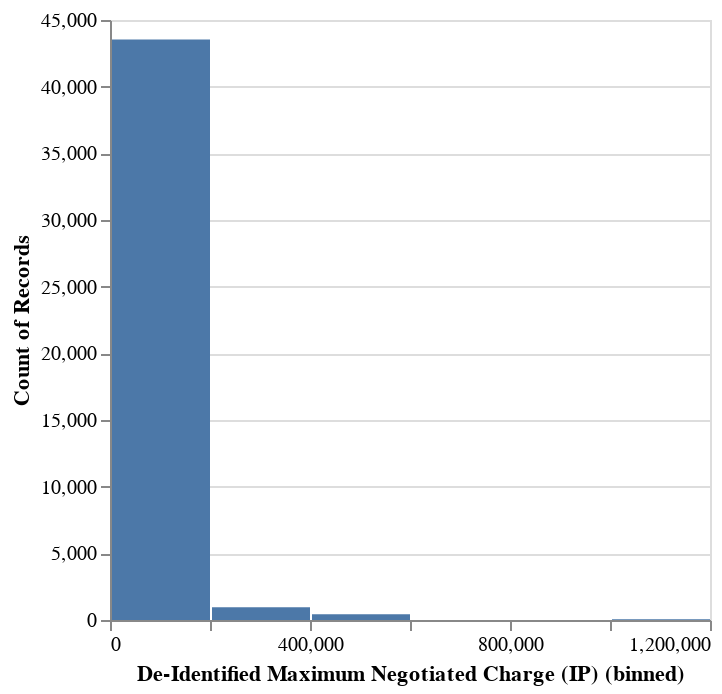

Source (notebook cell):
### Code cell
# Create a histogram of Discounted Cash Price
alt.Chart(bellevue.to_arrow()).mark_bar().encode(
    alt.X("De-Identified Maximum Negotiated Charge (IP):Q", bin=True),
    y='count()'
)

### Figure 1 — Vega specification as saved in the notebook (floating-point values rounded to 4 significant figures)
{"$schema": "https://vega.github.io/schema/vega/v5.json", "data": [{"name": "source_0", "values": [{"__count": 961, "bin_maxbins_10_De-Identified Maximum Negotiated Charge (IP)": 200000.0, "bin_maxbins_10_De-Identified Maximum Negotiated Charge (IP)_end": 400000.0}, {"__count": 425, "bin_maxbins_10_De-Identified Maximum Negotiated Charge (IP)": 400000.0, "bin_maxbins_10_De-Identified Maximum Negotiated Charge (IP)_end": 600000.0}, {"__count": 43535, "bin_maxbins_10_De-Identified Maximum Negotiated Charge (IP)": 0.0, "bin_maxbins_10_De-Identified Maximum Negotiated Charge (IP)_end": 200000.0}, {"__count": 61, "bin_maxbins_10_De-Identified Maximum Negotiated Charge (IP)": 1000000.0, "bin_maxbins_10_De-Identified Maximum Negotiated Charge (IP)_end": 1200000.0}]}, {"name": "source_0_y_domain___count", "values": [{"min": 61, "max": 43535}]}], "signals": [{"name": "bin_maxbins_10_De_Identified_Maximum_Negotiated_Charge__IP__bins", "value": {"fields": ["De-Identified Maximum Negotiated Charge (IP)"], "fname": "bin_De-Identified Maximum Negotiated Charge (IP)", "start": 0.0, "step": 200000.0, "stop": 1200000.0}}], "marks": [{"type": "rect", "name": "marks", "from": {"data": "source_0"}, "encode": {"update": {"description": {"signal": "\"De-Identified Maximum Negotiated Charge (IP) (binned): \" + (!isValid(datum[\"bin_maxbins_10_De-Identified Maximum Negotiated Charge (IP)\"]) || !isFinite(+datum[\"bin_maxbins_10_De-Identified Maximum Negotiated Charge (IP)\"]) ? \"null\" : format(datum[\"bin_maxbins_10_De-Identified Maximum Negotiated Charge (IP)\"], \"\") + \" – \" + format(datum[\"bin_maxbins_10_De-Identified Maximum Negotiated Charge (IP)_end\"], \"\")) + \"; Count of Records: \" + (format(datum[\"__count\"], \"\"))"}, "y": {"field": "__count", "scale": "y"}, "y2": {"value": 0, "scale": "y"}, "fill": {"value": "#4c78a8"}, "ariaRoleDescription": {"value": "bar"}, "x2": {"field": "bin_maxbins_10_De-Identified Maximum Negotiated Charge (IP)", "scale": "x", "offset": 1}, "x": {"field": "bin_maxbins_10_De-Identified Maximum Negotiated Charge (IP)_end", "scale": "x"}}}, "style": ["bar"]}], "scales": [{"name": "x", "type": "linear", "domain": {"signal": "[bin_maxbins_10_De_Identified_Maximum_Negotiated_Charge__IP__bins.start, bin_maxbins_10_De_Identified_Maximum_Negotiated_Charge__IP__bins.stop]"}, "range": [0, {"signal": "width"}], "bins": {"signal": "bin_maxbins_10_De_Identified_Maximum_Negotiated_Charge__IP__bins"}, "zero": false}, {"name": "y", "type": "linear", "domain": [{"signal": "(data(\"source_0_y_domain___count\")[0] || {}).min"}, {"signal": "(data(\"source_0_y_domain___count\")[0] || {}).max"}], "range": [{"signal": "height"}, 0], "zero": true, "nice": true}], "axes": [{"scale": "y", "grid": true, "aria": false, "minExtent": 0, "gridScale": "x", "tickCount": {"signal": "ceil(height/40)"}, "domain": false, "orient": "left", "maxExtent": 0, "labels": false, "ticks": false, "zindex": 0}, {"scale": "x", "tickCount": {"signal": "ceil(width/10)"}, "grid": false, "title": "De-Identified Maximum Negotiated Charge (IP) (binned)", "labelOverlap": true, "zindex": 0, "orient": "bottom", "labelFlush": true}, {"scale": "y", "zindex": 0, "orient": "left", "title": "Count of Records", "tickCount": {"signal": "ceil(height/40)"}, "grid": false, "labelOverlap": true}], "padding": 5, "background": "white", "width": 300, "height": 300, "style": "cell"}
